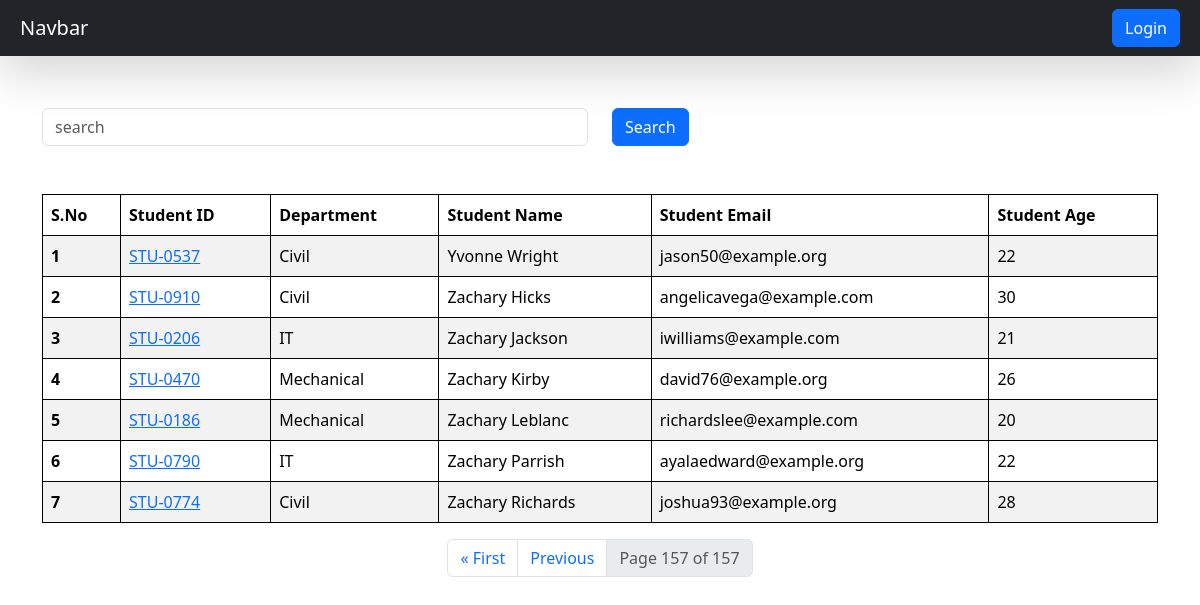
The page /students/?page=157 on the database its author committed.
### vege/models.py (models this page shows, shortened)
class Student(models.Model):
    department = models.ForeignKey(Department, related_name="depart",on_delete=models.CASCADE)
    student_id = models.OneToOneField(StudentID, related_name="studentid", on_delete=models.CASCADE)
    student_name = models.CharField(max_length=100)
    student_email = models.EmailField(unique=True)
    student_age = models.IntegerField(default=18)
    student_address = models.TextField()
    is_deleted = models.BooleanField(default=False)
    objects = StudentManager()
    admin_objects = models.Manager()
    def __str__(self) -> str:
        return self.student_name
    class Meta:
        ordering = ['student_name']
        verbose_name = "student"

class StudentID(models.Model):
    student_id = models.CharField(max_length=100)
    def __str__(self) -> str:
        return self.student_id

class Department(models.Model):
    department = models.CharField(max_length=100)
    class Meta:
        ordering = ['department']

### vege/views.py (the view, shortened to what this page needs)
# urls.py: path('students/', get_students, name="get_students"),
def get_students(request):
    queryset = Student.objects.all()
    ranks = Student.objects.annotate(marks = Sum('studentmarks__marks')).order_by('-marks','-student_age')
    for rank in ranks:
        print(rank.marks)
    paginator = Paginator(queryset, 10)
    page_number = request.GET.get("page",1)
    page_obj = paginator.get_page(page_number)
    print(page_obj.object_list)
    return render(request, 'report/students.html', {'queryset': page_obj})

### vege/models.py (called while the page is built)
    def get_queryset(self):
        return super().get_queryset().filter(is_deleted=False)

### vege/templates/report/students.html (shortened to what this page needs)
{% extends "base.html" %}
{% block start %}
<div class="container mt-5">
    <form>
    <div class="row">
        <div class="col-md-6">
            <input class="form-control mt-1" name="search" placeholder="search">
        </div>
        <div class="col-md-6">
            <button class="btn btn-primary mt-1">Search</button>
        </div>
    </div>
</form>
    <table class="table table-striped mt-5">
        <thead>
            <tr>
                <th scope="col">S.No</th>
                <th scope="col">Student ID</th>
                <th scope="col">Department</th>
                <th scope="col">Student Name</th>
                <th scope="col">Student Email</th>
                <th scope="col">Student Age</th>
            </tr>
        </thead>
        <tbody>
            {% for student in queryset %}
            <tr>
                <th scope="row">{{ forloop.counter }}</th>
                <td>
                    <a href="/see_marks/{{ student.student_id }}">
                        {{ student.student_id }}
                    </a>
                </td>
                <td>{{ student.department.department }}</td>
                <td>{{ student.student_name }}</td>
                <td>{{ student.student_email }}</td>
                <td>{{ student.student_age }}</td>
            </tr>
            {% endfor %}
        </tbody>
    </table>
    <nav aria-label="Page navigation example">
        <ul class="pagination d-flex justify-content-center align-items-center">
            {% if queryset.has_previous %}
            <li class="page-item">
                <a class="page-link" href="?page=1">&laquo; First</a>
            </li>
            <li class="page-item">
                <a class="page-link" href="?page={{ queryset.previous_page_number }}">Previous</a>
            </li>
            {% endif %}
            <li class="page-item disabled">
                <span class="page-link">Page {{ queryset.number }} of {{ queryset.paginator.num_pages }}</span>
            </li>
        </ul>
    </nav>
</div>
{% endblock %}

### home/templates/base.html (style rules this page uses)
table, th, td { border: 1px solid black; }

### rows shown on the page
Student: student_id "STU-0537", department.department "Civil", student_name "Yvonne Wright", student_email "jason50@example.org", student_age "22"
Student: student_id "STU-0910", department.department "Civil", student_name "Zachary Hicks", student_email "angelicavega@example.com", student_age "30"
Student: student_id "STU-0206", department.department "IT", student_name "Zachary Jackson", student_email "iwilliams@example.com", student_age "21"
Student: student_id "STU-0470", department.department "Mechanical", student_name "Zachary Kirby", student_email "david76@example.org", student_age "26"
Student: student_id "STU-0186", department.department "Mechanical", student_name "Zachary Leblanc", student_email "richardslee@example.com", student_age "20"
Student: student_id "STU-0790", department.department "IT", student_name "Zachary Parrish", student_email "ayalaedward@example.org", student_age "22"
Student: student_id "STU-0774", department.department "Civil", student_name "Zachary Richards", student_email "joshua93@example.org", student_age "28"

### other values the page prints
{{ queryset.number }} "157"
{{ queryset.paginator.num_pages }} "157"
